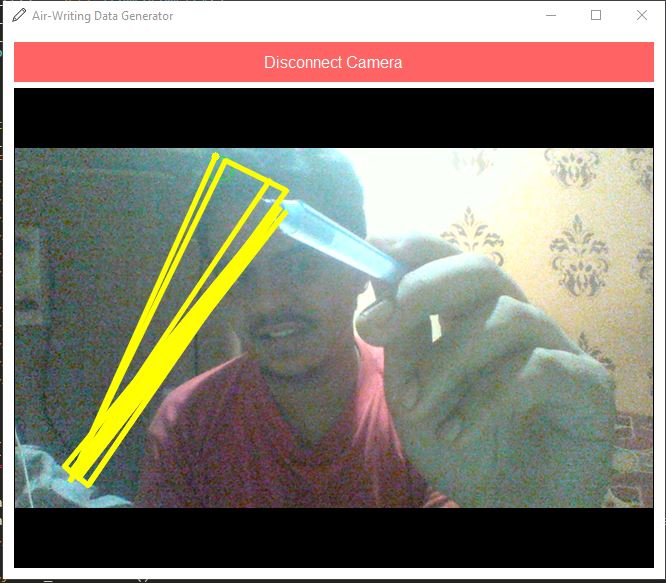
#> input picture go1.JPG, 666 x 583 px; its folder holds only this picture in this run
$ python -i pipeline.py   (imports and definitions only)
#> lines starting #> are read from the running program, lines starting #| are printed output that depends on the picture; after the words box and inside, x2 and y2 are one past the last pixel; in counts of white or black regions, pixels touching at a corner belong together
from __future__ import division

import cv2
import numpy
import os
import re

class Pipeline(object):

    def __init__(self):
        self._lower_hue_0 = numpy.array([80, 90, 100])
        self._lower_hue_1 = numpy.array([120, 255, 255])
        self._upper_hue_0 = numpy.array([80, 90, 100])
        self._upper_hue_1 = numpy.array([120, 255, 255])

        self._kernel_median_blur = 27
        self._kernel_dilate_mask = (9, 9)

        self._x = -1
        self._y = -1
        self._dx = 0
        self._dy = 0
        self._vx = 0
        self._vy = 0
        self._histdx = []
        self._histdy = []
        self._points = []
        self._max_points = 400
        self._min_change = 10
        self._min_veloxy = 2.0
        self._marker_ctr = None
        self._marker_tip = None

        self._fps = 20

        self._render_marker = True
        self._render_trails = True

        self._opencv_version = int(cv2.__version__.split('.')[0])

        return

    def _marker_segmentation(self, frame):
        frame_hsv = cv2.cvtColor(frame, cv2.COLOR_RGB2HSV)

        mask_0 = cv2.inRange(frame_hsv, self._lower_hue_0, self._lower_hue_1)
        mask_1 = cv2.inRange(frame_hsv, self._upper_hue_0, self._upper_hue_1)

        mask = cv2.addWeighted(mask_0, 1.0, mask_1, 1.0, 0.0)

        mask = cv2.medianBlur(mask, self._kernel_median_blur)

        mask = cv2.dilate(mask, self._kernel_dilate_mask)

        return mask

    def _marker_tip_identification(self, mask):
        #If you get an -215 Assertion Error, try changing the index of the next line from 0 to 1
        image = cv2.findContours(mask.copy(), cv2.RETR_TREE, cv2.CHAIN_APPROX_NONE)
        contours, hierarchy = image if len(image) == 2 else image[1:3]

        #contours = cv2.findContours(mask.copy(), cv2.RETR_EXTERNAL, cv2.CHAIN_APPROX_NONE)[0]

        if contours and len(contours) > 0:
            contour_max = sorted(contours, key = cv2.contourArea, reverse = True)[0]

            contour_roi = contour_max.reshape(contour_max.shape[0], contour_max.shape[2])
            contour_roi = sorted(contour_roi, key=lambda x:x[1])

            marker_tip = (contour_roi[0][0], contour_roi[0][1])
        else:
            contour_max = None
            marker_tip = None

        return [contour_max, marker_tip]

    def _trajectory_approximation(self, marker_tip, frame):
        image = None
        if marker_tip is None:
            if self._points:
                self.save_data(self._points)
            self._x = -1
            self._y = -1
            self._dx = 0
            self._dy = 0
            self._vx = 0
            self._vy = 0
            self._histdx = []
            self._histdy = []
            self._points = []
        else:
            if len(self._histdx) >= self._fps:
                self._histdx.pop(0)
            if len(self._histdy) >= self._fps:
                self._histdy.pop(0)
            if len(self._points) > self._max_points:
                self._points.pop(0)

            if self._x < 0 or self._y < 0:
                self._x, self._y = marker_tip
            self._dx = abs(marker_tip[0] - self._x)
            self._dy = abs(marker_tip[1] - self._y)
            self._histdx.append(self._dx)
            self._histdy.append(self._dy)
            if self._dx > self._min_change or self._dy > self._min_change:
                self._points.append(marker_tip)
            self._x, self._y = marker_tip

            self._vx = numpy.floor(sum(self._histdx[-self._fps:]) / self._fps)
            self._vy = numpy.floor(sum(self._histdy[-self._fps:]) / self._fps)

            nodes = len(self._points)
            if nodes > 1:
                image = numpy.zeros((frame.shape[0], frame.shape[1]), dtype='uint8')
                for i in range(nodes-1):
                    cv2.line(image, self._points[i], self._points[i+1], (255, 255, 255), 4, cv2.LINE_AA)

        return image, self._points

    def _render(self, frame):
        if not self._marker_ctr is None:
            cv2.drawContours(frame, self._marker_ctr, -1, (0, 255, 0), 1)
        if not self._marker_tip is None:
            cv2.circle(frame, self._marker_tip, 4, (255, 255, 0), -1)
        n = len(self._points)
        if n > 1:
            for i in range(n-1):
                cv2.line(frame, self._points[i], self._points[i+1], (255, 255, 0), 4, cv2.LINE_AA)

        return frame

    def run_inference(self, frame, engine='EN', mapping=True):
        mask = self._marker_segmentation(frame)

        self._marker_ctr, self._marker_tip = self._marker_tip_identification(mask)

        image, pts = self._trajectory_approximation(self._marker_tip, frame)

        if not image is None and self._vx < self._min_veloxy and self._vy < self._min_veloxy:

            self._x = -1
            self._y = -1
            self._dx = 0
            self._dy = 0
            self._vx = 0
            self._vy = 0
            self._histdx = []
            self._histdy = []
            self._points = []
            self._marker_ctr = None
            self._marker_tip = None

            self.save_data(pts)

        frame = self._render(frame)

        return frame

    def save_data(self, points):
        if len(points) > 10:
            if not os.path.exists('generated_data/'):
                    os.mkdir('generated_data/')

            c = 0
            files = []
            for filename in os.listdir('generated_data/'):
                if filename.endswith('.npy'):
                    files.append(filename)
            convert = lambda text: int(text) if text.isdigit() else text
            alphanum_key = lambda key: [convert(c) for c in re.split('([0-9]+)', key)]
            files = sorted(files, key = alphanum_key)
            if files:
                c = files[len(files) - 1]
                c = c[:c.find('_')]
                c = int(c)
                c = c + 1
                print(files)

            while os.path.isfile('generated_data/' + str(c) + '_' + str(len(points)) + '.npy'):
                c = c + 1
            numpy.save('generated_data/' + str(c) + '_' + str(len(points)) + '.npy', points)
            print('Data saved as: ', 'generated_data/' + str(c) + '_' + str(len(points)) + '.npy')

>>> import cv2
>>> picture = cv2.cvtColor(cv2.imread('go1.JPG'), cv2.COLOR_BGR2RGB)
>>> result = Pipeline().run_inference(picture)
#> in _marker_segmentation, `frame_hsv = cv2.cvtColor(frame, cv2.COLOR_RGB2HSV)`: frame_hsv: shape (583, 666, 3); mean H, S, V 48.7, 52.4, 141.2
#> in _marker_segmentation, `mask_0 = cv2.inRange(frame_hsv, self._lower_hue_0, self._lower_hue_1)`:
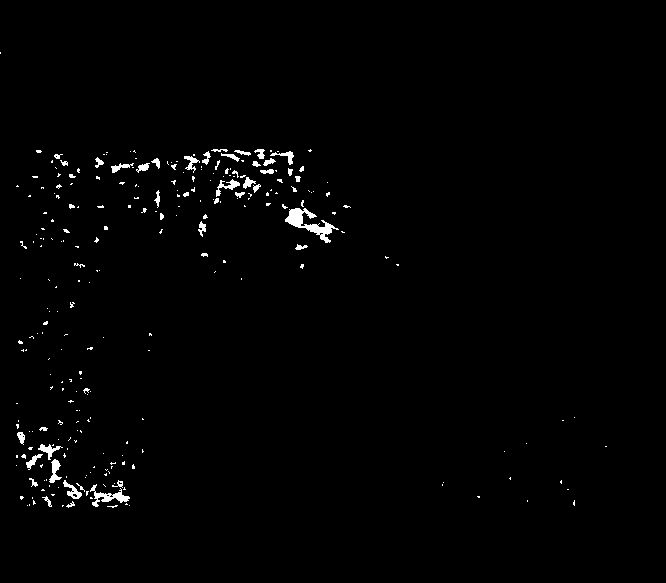
#> mask_0: shape (583, 666); 1.2% white; 265 white regions (215 under 20 px), largest, box (x1, y1, x2, y2) and area: (285, 208, 339, 243) 618, (90, 484, 130, 507) 297, (49, 459, 62, 483) 154
#> in _marker_segmentation, `mask = cv2.medianBlur(mask, self._kernel_median_blur)`:
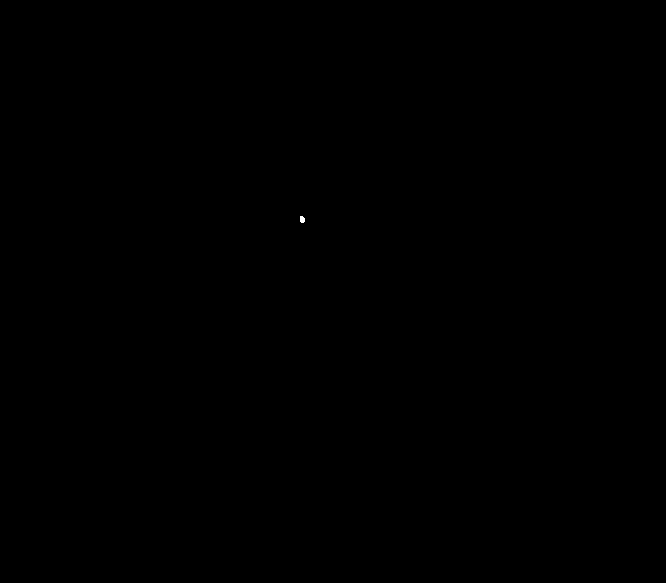
#> mask: shape (583, 666); 0.01% white; 1 white region, box (x1, y1, x2, y2) and area: (300, 216, 305, 223) 30
#> in _marker_segmentation, `mask = cv2.dilate(mask, self._kernel_dilate_mask)`: mask: shape (583, 666); 0.01% white; 1 white region
#> in _marker_tip_identification, `image = cv2.findContours(mask.copy(), cv2.RETR_TREE, cv2.CHAIN_APPROX_..`: image = 1 contour; box (x1, y1, x2, y2) and area: (300, 216, 305, 224) 25
#> in _marker_tip_identification, `contours, hierarchy = image if len(image) == 2 else image[1:3]`: contours has the same summary as image
#> in _marker_tip_identification, `contour_max = sorted(contours, key = cv2.contourArea, reverse = True)[0]`: contour_max = contour of 18 points, box (x1, y1, x2, y2) (300, 216, 305, 224), area 25
#> in _marker_tip_identification, `contour_roi = contour_max.reshape(contour_max.shape[0], contour_max.sh..`: contour_roi = 18 rows, first 8: [300, 216], [300, 217], [300, 218], [300, 219], [300, 220], [300, 221], [300, 222], [301, 223]
#> in _marker_tip_identification, `contour_roi = sorted(contour_roi, key=lambda x:x[1])`: contour_roi = [[300, 216], [302, 216], [301, 216], [300, 217], [303, 217], [300, 218], [304, 218], [300, 219], [304, 219], [300, 220], [304, 220], [300, 221], [304, 221], [300, 222], [304, 222], [301, 223], [302, 223], [303, 223]]
#> in _marker_tip_identification, `marker_tip = (contour_roi[0][0], contour_roi[0][1])`: marker_tip = (300, 216)
#> in run_inference, `self._marker_ctr, self._marker_tip = self._marker_tip_identification(m..`: self._marker_ctr has the same summary as contour_max in _marker_tip_identification
#> in _trajectory_approximation, `self._x, self._y = marker_tip`: self._x = 300; self._y = 216
#> in _trajectory_approximation, `self._dx = abs(marker_tip[0] - self._x)`: self._dx = 0
#> in run_inference, `image, pts = self._trajectory_approximation(self._marker_tip, frame)`: pts = []
#> in _render, `cv2.drawContours(frame, self._marker_ctr, -1, (0, 255, 0), 1)`: frame: shape (583, 666, 3); mean R, G, B 133.4, 127.2, 115.2
#> in _render, `cv2.circle(frame, self._marker_tip, 4, (255, 255, 0), -1)`: frame: shape (583, 666, 3); mean R, G, B 133.4, 127.2, 115.1
